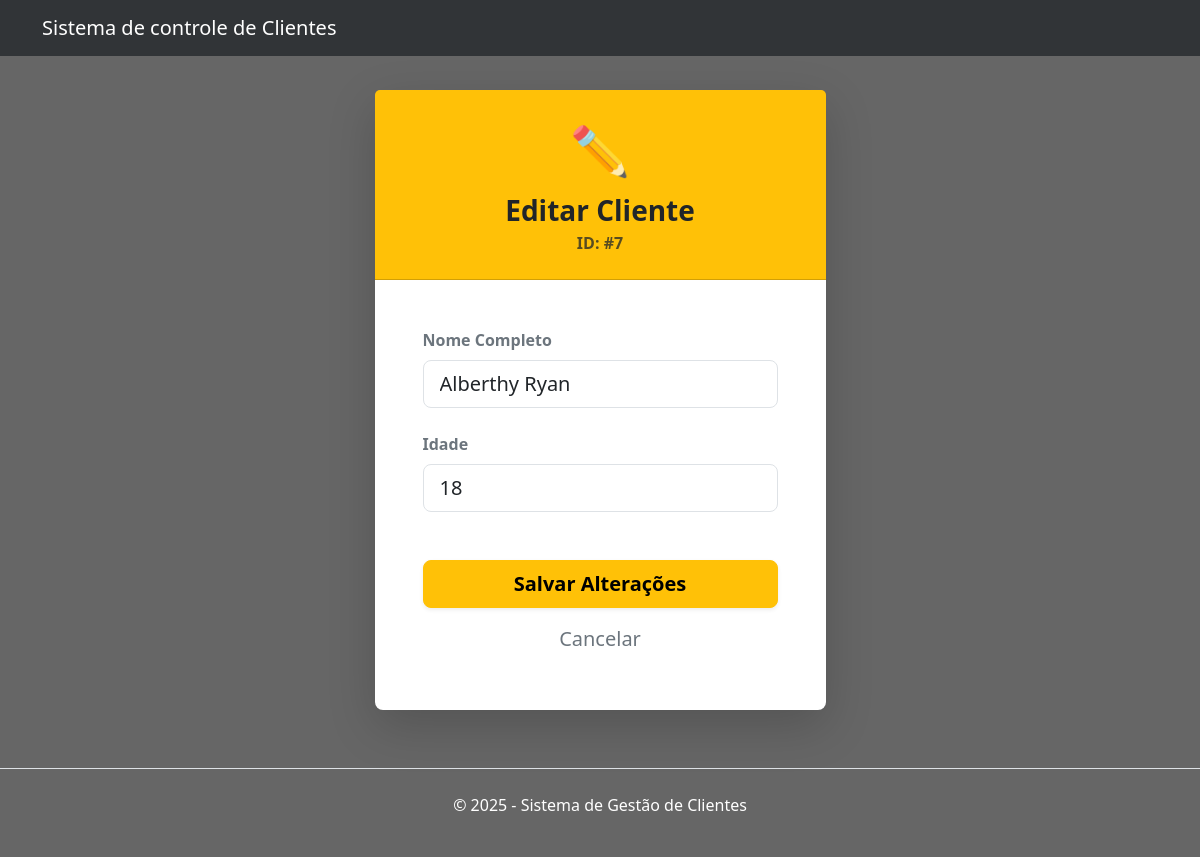
/editar_cliente/7, run on the app's committed database.
### tables this page shows
CREATE TABLE clientes (
id INTEGER PRIMARY KEY AUTOINCREMENT,
nome TEXT NOT NULL,
idade INTEGER
);

### app.py (the view, shortened to what this page needs)
@app.route('/editar_cliente/<int:id>', methods=['GET', 'POST'])
def editar(id):
    conn = sqlite3.connect('cadastro.db')
    conn.row_factory = sqlite3.Row
    c = conn.cursor()
    if request.method == 'GET':
        c.execute("SELECT * FROM clientes WHERE id=?", [id])
        cliente_encontrado = c.fetchone()
        conn.close()
        if cliente_encontrado is None:
            flash('Cliente não encontrado!', 'error')
            return redirect(url_for('listar'))
        return render_template("editar_cliente.html", cliente=cliente_encontrado)

### templates/editar_cliente.html (shortened to what this page needs)
{% extends "base.html" %}
{% block conteudo %}
<div class="row justify-content-center align-items-center" style="min-height: 80vh;">
    <div class="col-md-6 col-lg-5">
        <div class="card shadow-lg border-0 rounded-3">
            <div class="card-header bg-warning text-dark text-center py-4">
                <div style="font-size: 3rem;" class="mb-2">✏️</div>
                <h3 class="card-title fw-bold mb-0">Editar Cliente</h3>
                <p class="mb-0 mt-1 opacity-75 fw-bold">ID: #{{ cliente['id'] }}</p>
            </div>
            <div class="card-body p-4 p-md-5">
                <form method="POST" action="{{ url_for('editar', id=cliente['id']) }}">
                    <div class="mb-4">
                        <label for="nome" class="form-label fw-bold text-secondary">Nome Completo</label>
                        <input type="text"
                               class="form-control form-control-lg"
                               id="nome"
                               name="nome"
                               value="{{ cliente['nome'] }}"
                               required>
                    </div>
                    <div class="mb-4">
                        <label for="idade" class="form-label fw-bold text-secondary">Idade</label>
                        <input type="number"
                               class="form-control form-control-lg"
                               id="idade"
                               name="idade"
                               value="{{ cliente['idade'] }}"
                               min="0"
                               max="130"
                               required>
                    </div>
                    <div class="d-grid gap-2 mt-5">
                        <button type="submit" class="btn btn-warning btn-lg fw-bold shadow-sm">
                            Salvar Alterações
                        </button>
                        <a href="{{ url_for('listar') }}" class="btn btn-outline-secondary btn-lg border-0">
                            Cancelar
                        </a>
                    </div>
                </form>
            </div>
        </div>
    </div>
</div>
{% endblock %}

### static/style.css (style rules this page uses)
body { background-image: linear-gradient(rgba(0,0,0,0.6), rgba(0,0,0,0.6)), url('bg.jpg'); background-size: cover; background-position: center; background-repeat: no-repeat; background-attachment: fixed; min-height: 100vh; }

### data on the page
clientes: id "7", nome "Alberthy Ryan", idade "18"
